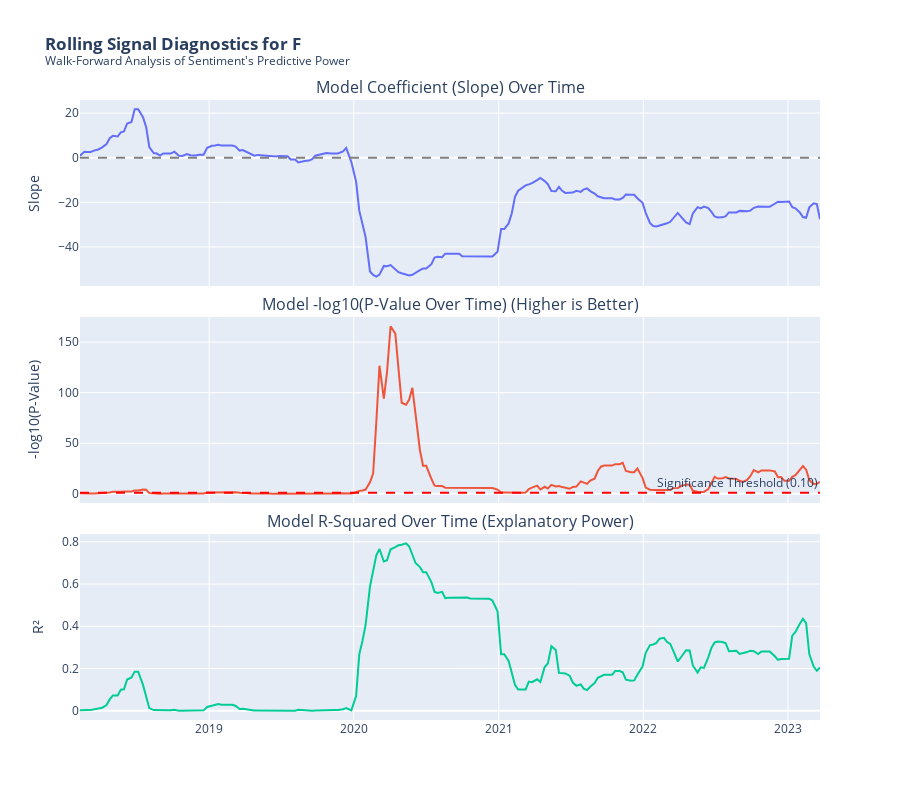

The code cell stored with this chart in its notebook:
### Markdown cell above
Or, using WLS

### Code cell
plot_rolling_signal_diagnostics(
    ticker=TEST_TICKER,
    date_b=START_DATE,
    date_e=END_DATE,
    consensus_storage=consensus_storage,
    financial_data=financial_data,
    rolling_window_days=220, # Use ~1 year of past data for each fit
    ema_window=55,
    horizon_days=55,
    use_log_transform=True,
    filter_non_zero_mention=True, # filter our days that have no mentions, but have score due to EMA
    model_type='WLS' # to give less wegiths to days further in the past
)

### Figure 1 — Plotly figure (JSON) as saved in the notebook; plotly's stock layout.template omitted (floating-point values rounded to 4 significant figures; data arrays with more than 128 entries replaced by an {"elided": "..."} marker saying what was removed)
{"data": [{"name": "Slope", "type": "scatter", "x": {"elided": "203 str values"}, "xaxis": "x", "y": {"elided": "203 float values"}, "yaxis": "y"}, {"name": "-log10(P-Value)", "type": "scatter", "x": {"elided": "203 str values"}, "xaxis": "x2", "y": {"elided": "203 float values"}, "yaxis": "y2"}, {"name": "R-Squared", "type": "scatter", "x": {"elided": "203 str values"}, "xaxis": "x3", "y": {"elided": "203 float values"}, "yaxis": "y3"}], "layout": {"annotations": [{"font": {"size": 16}, "showarrow": false, "text": "Model Coefficient (Slope) Over Time", "x": 0.5, "xanchor": "center", "xref": "paper", "y": 1, "yanchor": "bottom", "yref": "paper"}, {"font": {"size": 16}, "showarrow": false, "text": "Model -log10(P-Value Over Time) (Higher is Better)", "x": 0.5, "xanchor": "center", "xref": "paper", "y": 0.65, "yanchor": "bottom", "yref": "paper"}, {"font": {"size": 16}, "showarrow": false, "text": "Model R-Squared Over Time (Explanatory Power)", "x": 0.5, "xanchor": "center", "xref": "paper", "y": 0.3, "yanchor": "bottom", "yref": "paper"}, {"showarrow": false, "text": "Significance Threshold (0.10)", "x": 1, "xanchor": "right", "xref": "x2 domain", "y": 1, "yanchor": "bottom", "yref": "y2"}], "height": 800, "shapes": [{"line": {"color": "gray", "dash": "dash"}, "type": "line", "x0": 0, "x1": 1, "xref": "x domain", "y0": 0, "y1": 0, "yref": "y"}, {"line": {"color": "red", "dash": "dash"}, "type": "line", "x0": 0, "x1": 1, "xref": "x2 domain", "y0": 1, "y1": 1, "yref": "y2"}], "showlegend": false, "title": {"text": "<b>Rolling Signal Diagnostics for F</b><br><sup>Walk-Forward Analysis of Sentiment's Predictive Power</sup>"}, "xaxis": {"anchor": "y", "domain": [0, 1], "matches": "x3", "showticklabels": false}, "xaxis2": {"anchor": "y2", "domain": [0, 1], "matches": "x3", "showticklabels": false}, "xaxis3": {"anchor": "y3", "domain": [0, 1]}, "yaxis": {"anchor": "x", "domain": [0.7, 1], "title": {"text": "Slope"}}, "yaxis2": {"anchor": "x2", "domain": [0.35, 0.65], "title": {"text": "-log10(P-Value)"}}, "yaxis3": {"anchor": "x3", "domain": [0, 0.3], "title": {"text": "R²"}}}}
